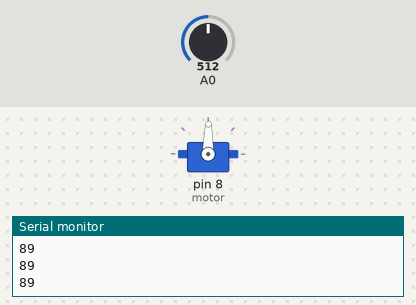
Recording of a sketch running on a simulated Arduino Uno, built with avr-gcc and run on an emulated ATmega328P. Shown: servo, the last lines printed to the serial monitor. The inputs (shaded band) are chosen by the test bench; at power-on: A0 = 512.

Above: at 1.2 s.
1.3 s: A0 set to 716
At 1.6 s:
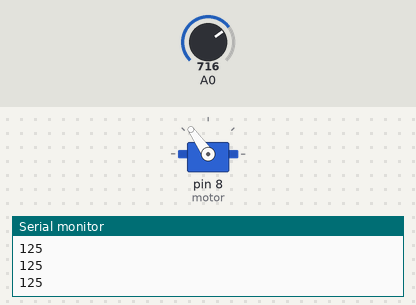
2.8 s: A0 set to 900
At 4.0 s:
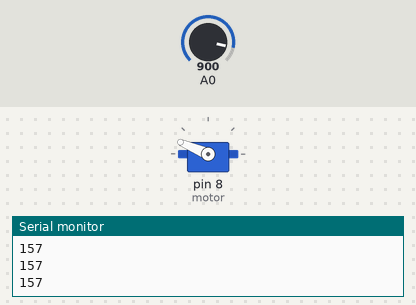
4.3 s: A0 set to 1023
At 5.5 s:
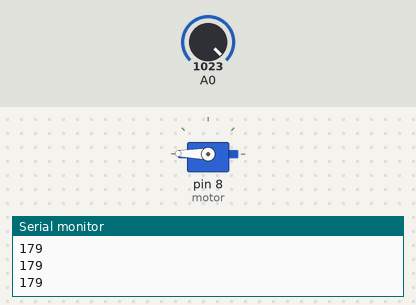
5.8 s: A0 set to 306
At 6.9 s:
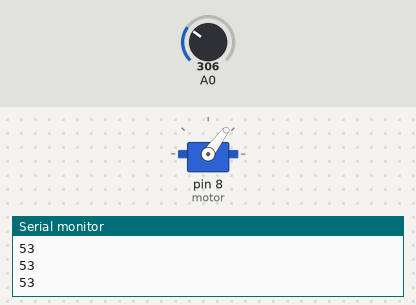
7.3 s: A0 set to 122
At 8.2 s:
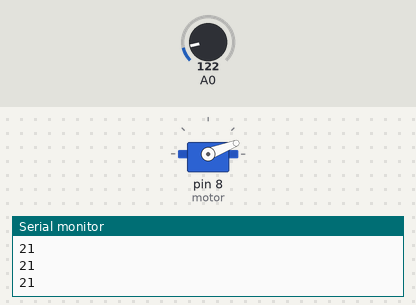
8.8 s: A0 set to 511
At 9.6 s:
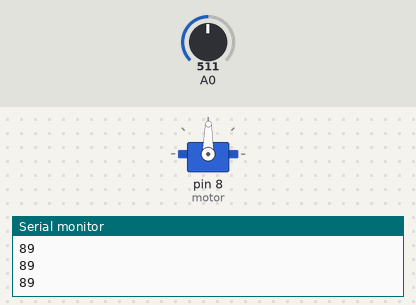
Timing chart, 0 to 11.3 s (numbered marks = the images above; inputs shaded):
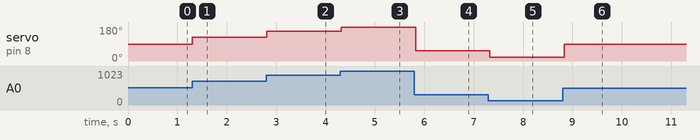

Measured:
- after the input at 1.3 s, servo on pin 8 (motor): 89° → 125° at once
- after the input at 2.8 s, servo on pin 8 (motor): 125° → 157° at once
- after the input at 4.3 s, servo on pin 8 (motor): 157° → 179° at once
- after the input at 5.8 s, servo on pin 8 (motor): 179° → 53° at once
- after the input at 7.3 s, servo on pin 8 (motor): 53° → 21° at once
- after the input at 8.8 s, servo on pin 8 (motor): 21° → 89° at once

The sketch:

ServoPotenciometer.ino
```cpp
#include <Servo.h>

const int motor = 8;
int sensorValue;

Servo myservo;  // create servo object to control a servo

// the setup routine runs once when you press reset:
void setup() {
  // initialize serial communication at 9600 bits per second:
  Serial.begin(9600);

  myservo.attach(motor);
}

// the loop routine runs over and over again forever:
void loop() {
  // read the input on analog pin 0:
  sensorValue = analogRead(A0);
  // scale it to use it with the servo (value between 0 and 180)
  sensorValue = map(sensorValue, 0, 1023, 0, 179);
  myservo.write(sensorValue);

  // print out the value you read
  Serial.println(sensorValue);
  // delay in between reads for stability
  delay(100);
}
```
